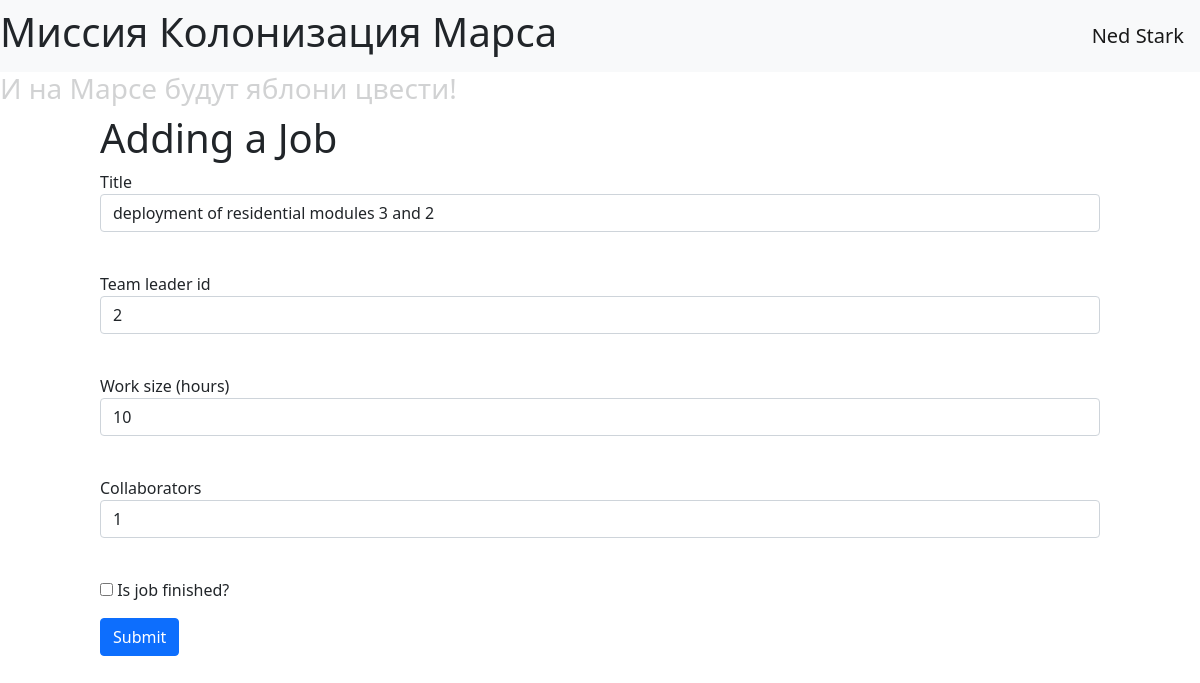
Page /jobs/2 (signed in) on the committed database.
### data/users.py (models this page shows, shortened)
class User(SqlAlchemyBase, UserMixin):
    __tablename__ = 'users'
    id = sqlalchemy.Column(sqlalchemy.Integer,
                           primary_key=True, autoincrement=True)
    surname = sqlalchemy.Column(sqlalchemy.String, nullable=True)
    name = sqlalchemy.Column(sqlalchemy.String, nullable=True)
    age = sqlalchemy.Column(sqlalchemy.Integer, nullable=True)
    position = sqlalchemy.Column(sqlalchemy.String, nullable=True)
    speciality = sqlalchemy.Column(sqlalchemy.String, nullable=True)
    address = sqlalchemy.Column(sqlalchemy.String, nullable=True)
    email = sqlalchemy.Column(sqlalchemy.String, index=True, unique=True,
                              nullable=True)
    hashed_password = sqlalchemy.Column(sqlalchemy.String, nullable=True)
    modified_date = sqlalchemy.Column(sqlalchemy.DateTime,
                                      default=datetime.datetime.now)

### data/jobs.py (models this page shows, shortened)
class Jobs(SqlAlchemyBase):
    __tablename__ = 'jobs'
    id = sqlalchemy.Column(sqlalchemy.Integer,
                           primary_key=True, autoincrement=True)
    team_leader = sqlalchemy.Column(sqlalchemy.Integer,
                                    sqlalchemy.ForeignKey("users.id"))
    job = sqlalchemy.Column(sqlalchemy.Text, nullable=True)
    work_size = sqlalchemy.Column(sqlalchemy.Integer, nullable=True)
    collaborators = sqlalchemy.Column(sqlalchemy.Text, nullable=True)
    start_date = sqlalchemy.Column(sqlalchemy.Date, nullable=True,
                                   default=datetime.now())
    end_date = sqlalchemy.Column(sqlalchemy.Date, nullable=True)
    is_finished = sqlalchemy.Column(sqlalchemy.Boolean, nullable=True)
    user = orm.relation('User')

### main.py (the view, shortened to what this page needs)
@app.route('/jobs/<int:id>', methods=['GET', 'POST'])
@login_required
def edit_job(id):
    form = JobForm()
    if request.method == "GET":
        db_sess = db_session.create_session()
        job = db_sess.query(Jobs).filter(Jobs.id == id,
                                         (Jobs.user == current_user) | (
                                                 current_user.id == 1)).first()
        if job:
            form.team_leader.data = job.user.id
            form.job.data = job.job
            form.work_size.data = job.work_size
            form.collaborators.data = job.collaborators
            form.is_finished.data = job.is_finished
        else:
            abort(404)
    return render_template('job.html', title='Edit job', form=form)

### forms/jobform.py
class JobForm(FlaskForm):
    team_leader = IntegerField('Team leader id', validators=[DataRequired()])
    job = StringField('Title', validators=[DataRequired()])
    work_size = IntegerField('Work size (hours)')
    collaborators = StringField('Collaborators')
    is_finished = BooleanField('Is job finished?', default=False)
    submit = SubmitField('Submit')

### data/db_session.py (called while the page is built)
def create_session() -> Session:
    global __factory
    return __factory()

### main.py (called while the page is built)
@login_manager.user_loader
def load_user(user_id):
    db_sess = db_session.create_session()
    return db_sess.query(User).get(user_id)

### templates/job.html (shortened to what this page needs)
{% extends "base.html" %}
{% block content %}
<form action="" method="post" novalidate style="padding: 0px 100px 0px 100px;">
    <h1>Adding a Job</h1>
    <p>
        {{ form.job.label }}<br>
        {{ form.job(class="form-control") }}<br>
    </p>
    <p>
        {{ form.team_leader.label }}<br>
        {{ form.team_leader(class="form-control") }}<br>
    </p>
    <p>
        {{ form.work_size.label }}<br>
        {{ form.work_size(class="form-control") }}<br>
    </p>
    <p>
        {{ form.collaborators.label }}<br>
        {{ form.collaborators(class="form-control") }}<br>
    </p>
    <p>{{ form.is_finished() }} {{ form.is_finished.label }}</p>
    <p>{{ form.submit(type="submit", class="btn btn-primary") }}</p>
</form>
{% endblock %}

### templates/base.html (shortened to what this page needs)
<!DOCTYPE html>
<html lang="en">
    <head>
        <link rel="stylesheet" type="text/css" href="/static/css/style.css"/>
        <link rel="stylesheet"
              href="https://cdn.jsdelivr.net/npm/bootstrap@5.0.0-beta1/dist/css/bootstrap.min.css"
>
    </head>
    <header>
        <nav class="navbar navbar-light bg-light">
             <h1 class="main_h">Миссия Колонизация Марса</h1>
            {% if current_user.is_authenticated %}
            <a class="navbar-brand" href="/logout">{{ current_user.name }} {{ current_user.surname }}</a>
            {% else %}
            <p>
                <a class="btn btn-primary " href="/register">Register</a>
                <a class="btn btn-success" href="/login">Log in</a>
            </p>
            {% endif %}
        </nav>
    </header>
    <body>
        <h3 class="second">И на Марсе будут яблони цвести!</h3>
        <div>
            {% block content %}{% endblock %}
        </div>
    </body>
</html>

### static/css/style.css (style rules this page uses)
.main_h { font-size: 32; }
.second { opacity: 0.2; }

### rows in the picture
User: name "Ned", surname "Stark"
Jobs: job "deployment of residential modules 3 and 2", team_leader "2", work_size "10", collaborators "1"
